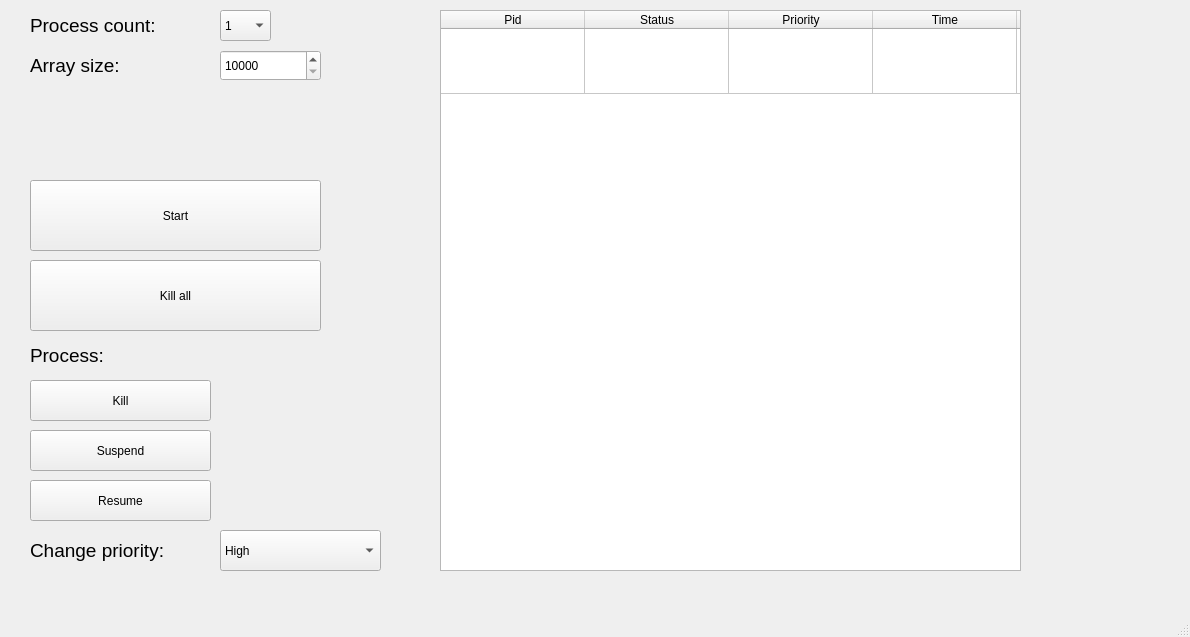
<?xml version="1.0" encoding="UTF-8"?>
<ui version="4.0">
 <class>MainWindow</class>
 <widget class="QMainWindow" name="MainWindow">
  <property name="geometry">
   <rect>
    <x>0</x>
    <y>0</y>
    <width>1190</width>
    <height>637</height>
   </rect>
  </property>
  <property name="windowTitle">
   <string>MainWindow</string>
  </property>
  <widget class="QWidget" name="centralwidget">
   <widget class="QPushButton" name="pushButton_start">
    <property name="geometry">
     <rect>
      <x>30</x>
      <y>180</y>
      <width>291</width>
      <height>71</height>
     </rect>
    </property>
    <property name="text">
     <string>Start</string>
    </property>
   </widget>
   <widget class="QSpinBox" name="spinBox_array_size">
    <property name="geometry">
     <rect>
      <x>220</x>
      <y>50</y>
      <width>101</width>
      <height>31</height>
     </rect>
    </property>
    <property name="minimum">
     <number>10000</number>
    </property>
    <property name="maximum">
     <number>100000</number>
    </property>
   </widget>
   <widget class="QComboBox" name="comboBox_priority">
    <property name="geometry">
     <rect>
      <x>220</x>
      <y>530</y>
      <width>161</width>
      <height>41</height>
     </rect>
    </property>
    <property name="currentIndex">
     <number>1</number>
    </property>
    <item>
     <property name="text">
      <string>Real time</string>
     </property>
    </item>
    <item>
     <property name="text">
      <string>High</string>
     </property>
    </item>
    <item>
     <property name="text">
      <string>Above normal</string>
     </property>
    </item>
    <item>
     <property name="text">
      <string>Normal</string>
     </property>
    </item>
    <item>
     <property name="text">
      <string>Below normal</string>
     </property>
    </item>
    <item>
     <property name="text">
      <string>Idle</string>
     </property>
    </item>
   </widget>
   <widget class="QPushButton" name="pushButton_kill">
    <property name="geometry">
     <rect>
      <x>30</x>
      <y>380</y>
      <width>181</width>
      <height>41</height>
     </rect>
    </property>
    <property name="text">
     <string>Kill</string>
    </property>
   </widget>
   <widget class="QPushButton" name="pushButton_suspend">
    <property name="geometry">
     <rect>
      <x>30</x>
      <y>430</y>
      <width>181</width>
      <height>41</height>
     </rect>
    </property>
    <property name="text">
     <string>Suspend</string>
    </property>
   </widget>
   <widget class="QLabel" name="label_5">
    <property name="geometry">
     <rect>
      <x>30</x>
      <y>340</y>
      <width>171</width>
      <height>31</height>
     </rect>
    </property>
    <property name="font">
     <font>
      <pointsize>14</pointsize>
     </font>
    </property>
    <property name="text">
     <string>Process:</string>
    </property>
   </widget>
   <widget class="QComboBox" name="comboBox_thread_count">
    <property name="geometry">
     <rect>
      <x>220</x>
      <y>10</y>
      <width>51</width>
      <height>31</height>
     </rect>
    </property>
    <item>
     <property name="text">
      <string>1</string>
     </property>
    </item>
    <item>
     <property name="text">
      <string>2</string>
     </property>
    </item>
    <item>
     <property name="text">
      <string>4</string>
     </property>
    </item>
    <item>
     <property name="text">
      <string>8</string>
     </property>
    </item>
   </widget>
   <widget class="QLabel" name="label_6">
    <property name="geometry">
     <rect>
      <x>30</x>
      <y>530</y>
      <width>171</width>
      <height>41</height>
     </rect>
    </property>
    <property name="font">
     <font>
      <pointsize>14</pointsize>
     </font>
    </property>
    <property name="text">
     <string>Change priority:</string>
    </property>
   </widget>
   <widget class="QLabel" name="label">
    <property name="geometry">
     <rect>
      <x>30</x>
      <y>10</y>
      <width>171</width>
      <height>31</height>
     </rect>
    </property>
    <property name="font">
     <font>
      <pointsize>14</pointsize>
     </font>
    </property>
    <property name="text">
     <string>Process count:</string>
    </property>
   </widget>
   <widget class="QLabel" name="label_2">
    <property name="geometry">
     <rect>
      <x>30</x>
      <y>50</y>
      <width>171</width>
      <height>31</height>
     </rect>
    </property>
    <property name="font">
     <font>
      <pointsize>14</pointsize>
     </font>
    </property>
    <property name="text">
     <string>Array size:</string>
    </property>
   </widget>
   <widget class="QPushButton" name="pushButton_killall">
    <property name="geometry">
     <rect>
      <x>30</x>
      <y>260</y>
      <width>291</width>
      <height>71</height>
     </rect>
    </property>
    <property name="text">
     <string>Kill all</string>
    </property>
   </widget>
   <widget class="QPushButton" name="pushButton_resume">
    <property name="geometry">
     <rect>
      <x>30</x>
      <y>480</y>
      <width>181</width>
      <height>41</height>
     </rect>
    </property>
    <property name="text">
     <string>Resume</string>
    </property>
   </widget>
   <widget class="QTableWidget" name="tableWidget">
    <property name="geometry">
     <rect>
      <x>440</x>
      <y>10</y>
      <width>581</width>
      <height>561</height>
     </rect>
    </property>
    <property name="verticalScrollBarPolicy">
     <enum>Qt::ScrollBarAlwaysOff</enum>
    </property>
    <property name="horizontalScrollBarPolicy">
     <enum>Qt::ScrollBarAlwaysOff</enum>
    </property>
    <property name="sizeAdjustPolicy">
     <enum>QAbstractScrollArea::AdjustToContentsOnFirstShow</enum>
    </property>
    <property name="editTriggers">
     <set>QAbstractItemView::NoEditTriggers</set>
    </property>
    <property name="rowCount">
     <number>1</number>
    </property>
    <property name="columnCount">
     <number>8</number>
    </property>
    <attribute name="horizontalHeaderMinimumSectionSize">
     <number>144</number>
    </attribute>
    <attribute name="horizontalHeaderDefaultSectionSize">
     <number>144</number>
    </attribute>
    <attribute name="verticalHeaderVisible">
     <bool>false</bool>
    </attribute>
    <attribute name="verticalHeaderMinimumSectionSize">
     <number>65</number>
    </attribute>
    <attribute name="verticalHeaderDefaultSectionSize">
     <number>65</number>
    </attribute>
    <row/>
    <column>
     <property name="text">
      <string>Pid</string>
     </property>
    </column>
    <column>
     <property name="text">
      <string>Status</string>
     </property>
    </column>
    <column>
     <property name="text">
      <string>Priority</string>
     </property>
    </column>
    <column>
     <property name="text">
      <string>Time</string>
     </property>
    </column>
    <column/>
    <column/>
    <column/>
    <column/>
   </widget>
  </widget>
  <widget class="QMenuBar" name="menubar">
   <property name="geometry">
    <rect>
     <x>0</x>
     <y>0</y>
     <width>1190</width>
     <height>25</height>
    </rect>
   </property>
  </widget>
  <widget class="QStatusBar" name="statusbar"/>
 </widget>
 <resources/>
 <connections/>
</ui>
